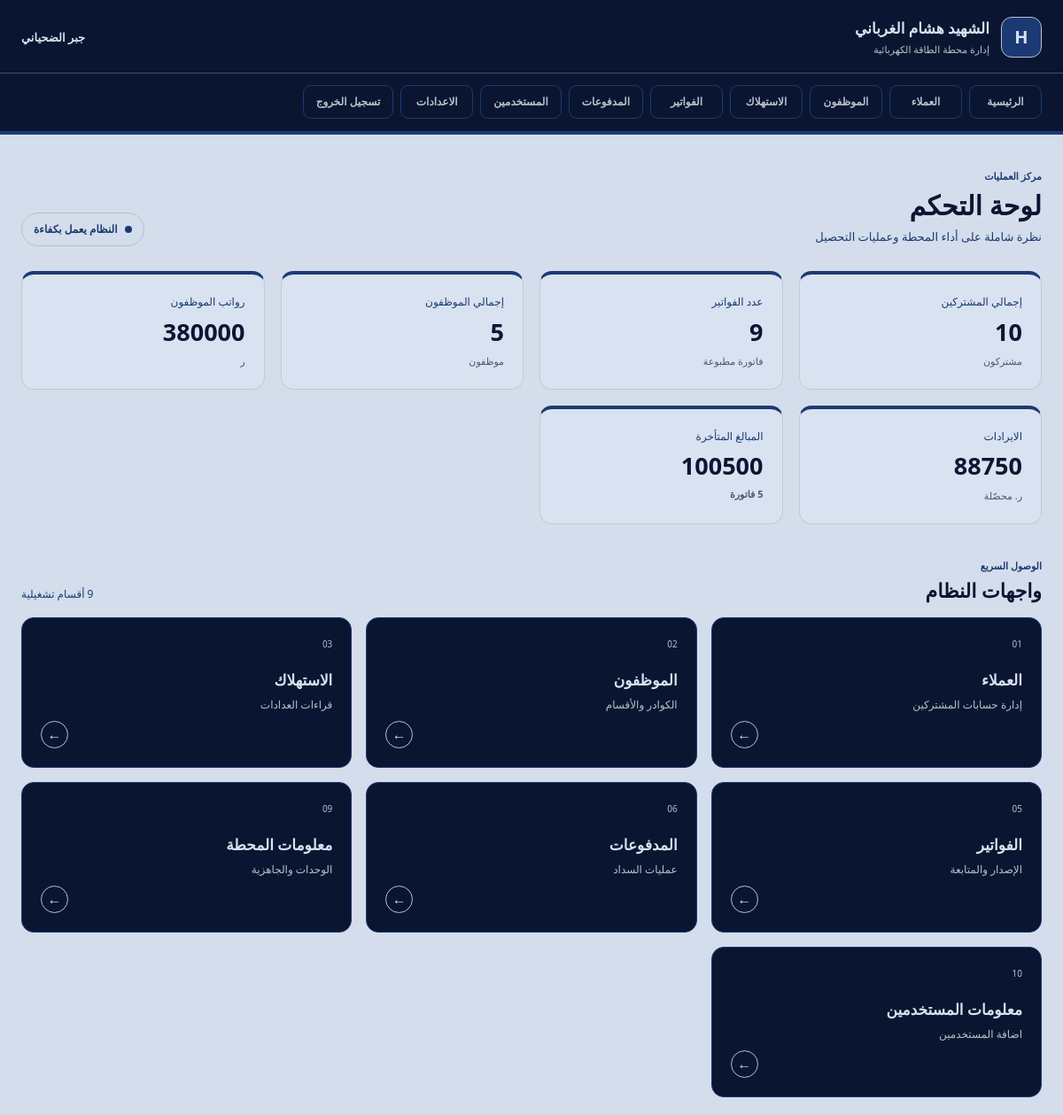
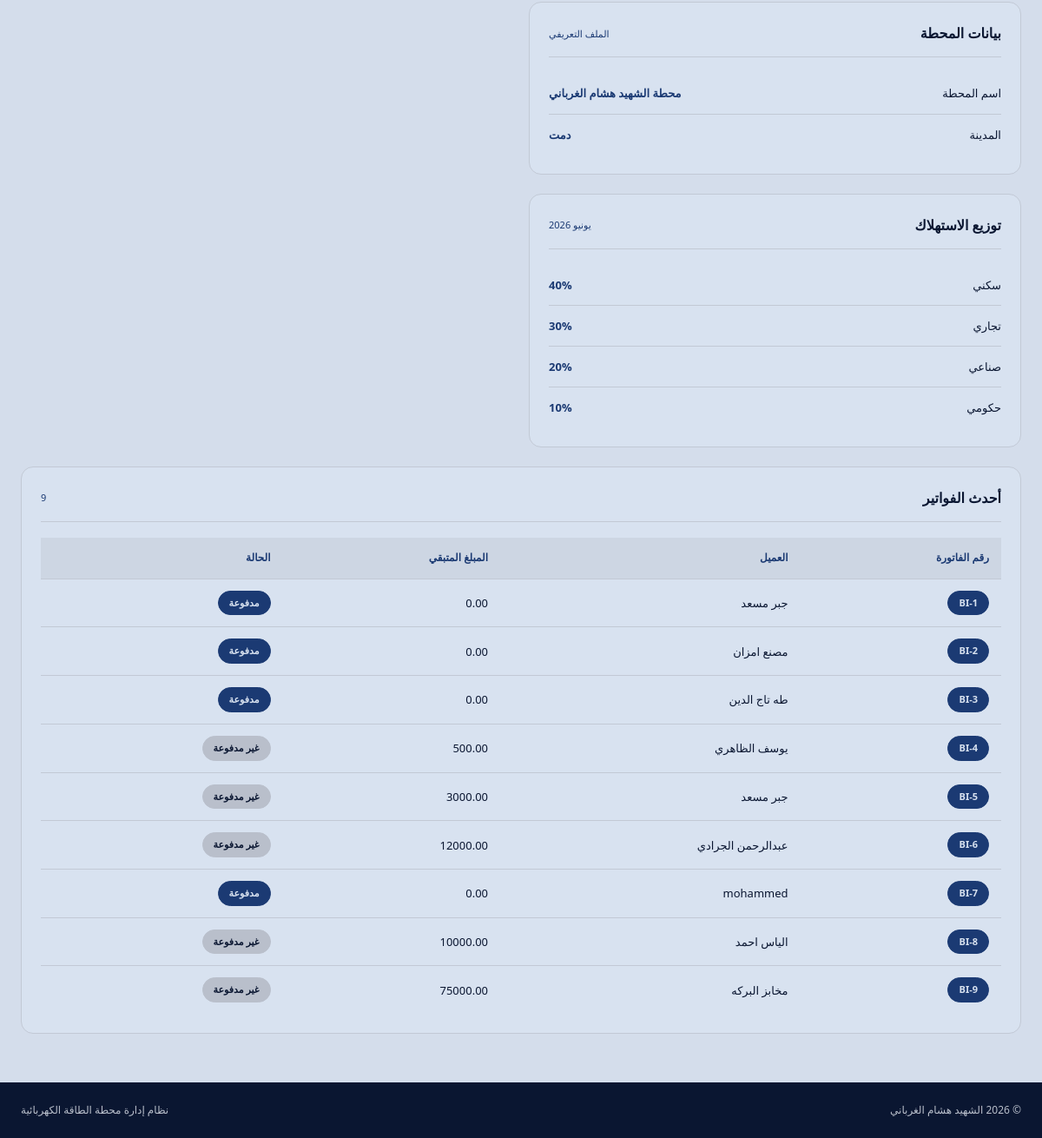
/dashboard.php (signed in), run on the app's committed database (2 pictures, top to bottom).
### tables this page shows
CREATE TABLE `power_station` (
  `station_id` int(11) NOT NULL,
  `name` varchar(100) NOT NULL,
  `location` varchar(255) DEFAULT NULL,
  `capacity_mw` decimal(10,2) NOT NULL
);

CREATE TABLE `bills` (
  `bill_id` int(11) NOT NULL,
  `account_num` varchar(20) NOT NULL,
  `customer_id` int(11) NOT NULL,
  `consumption_id` int(11) NOT NULL,
  `amount` decimal(10,2) NOT NULL,
  `paid_amount` decimal(10,2) DEFAULT 0.00,
  `remaining_amount` decimal(10,2) NOT NULL,
  `status` varchar(20) DEFAULT 'Unpaid',
  `bill_date` date NOT NULL DEFAULT current_timestamp(),
  `period_start` date NOT NULL,
  `period_end` date NOT NULL
);

CREATE TABLE `customers` (
  `customer_id` int(11) NOT NULL,
  `account_number` varchar(20) NOT NULL,
  `name` varchar(100) NOT NULL,
  `address` varchar(255) DEFAULT NULL,
  `customer_type` varchar(20) NOT NULL,
  `created_at` datetime DEFAULT current_timestamp(),
  `Phone` int(20) NOT NULL,
  `Address_details` varchar(200) DEFAULT NULL,
  `statuse` int(2) NOT NULL
);

### classes/clsDateBase.php (called while the page is built, shortened)
<?php
class Database
{
  private $conn="mysql:host=localhost;dbname=power_manager";
  private $user="root";
   private $pass="";
   private $pdo;
   public function __construct()
   {
      $this->pdo=new PDO($this->conn,$this->user,$this->pass);
   }
     public function SelectRowCount($Value):int
   {
          $ss="SELECT * FROM $Value";
          $q=$this->pdo->prepare($ss);
          $q->execute();
        return $q->rowcount();
   }
       public function GetTable($Value):array
   {
          $ss="SELECT * FROM $Value";
          $q=$this->pdo->prepare($ss);
          $q->execute();
        return $q->fetchall(PDO::FETCH_ASSOC);
   }
            public function GetBillsConsumptionWithCustomer():array
   {
          $ss="SELECT
    bills.*,
    bill_id,
    customers.account_number AS customer_account,
    customers.name,
    customers.statuse,
    consumption.account_number AS consumption_account,
    consumption.current_reading,
    consumption.consumption_value,
    consumption.reading_date
FROM bills
INNER JOIN customers
    ON bills.customer_id = customers.customer_id
INNER JOIN consumption
    ON bills.consumption_id = consumption.consumption_id;";
          $q=$this->pdo->prepare($ss);
          $q->execute();
        return $q->fetchall(PDO::FETCH_ASSOC);
   }
}

### dashboard.php (the view, shortened to what this page needs)
<?php
include_once "header.php";
include_once "classes/clsDateBase.php";
    $db=new Database();
    $arr=$db->GetTable('customers');
    $cust_type=[];
    $home=(int)0;
    $shop=(int)0;
    $make=(int)0;
    $gov=(int)0;
    $count=0;
      foreach($arr as $s)
               {
                $count++;
                  if($s['customer_type']=="سكني")
                    {
                        $home++;
                     }
                     if($s['customer_type']=="تجاري")
                    {
                        $shop++;
                    }
                    if($s['customer_type']=="صناعي")
                    {
                        $make++;
                     }
                       if($s['customer_type']=="حكومي")
                    {
                        $gov++;
                     }
                }
                $cust_type['home']=intval(($home/$count)*100);
                $cust_type['shop']=intval(($shop/$count)*100);
                $cust_type['make']=intval(($make/$count)*100);
                $cust_type['gov'] =intval(($gov/$count)*100);
?>
<body>
    <main class="page">
        <div class="wrap">
            <div class="page-header">
                <div>
                    <span class="eyebrow">مركز العمليات</span>
                    <h1>لوحة التحكم</h1>
                    <p>نظرة شاملة على أداء المحطة وعمليات التحصيل</p>
                </div>
                <span class="system-state">
                    <i></i> النظام يعمل بكفاءة
                </span>
            </div>
            <div class="grid g4">
                <article class="stat">
                    <span>إجمالي المشتركين</span>
                    <b>
                        <?php
                       $db=new Database();
              echo $db->SelectRowCount('customers');
                        ?>
                    </b>
                    <small>مشتركون</small>
                </article>
                <article class="stat">
                    <span> عدد الفواتير </span>
                    <b>
                         <?php
                       $db=new Database();
              echo $db->SelectRowCount('bills');
                        ?>
                    </b>
                    <small>فاتورة مطبوعة</small>
                </article>
                   <article class="stat">
                    <span>إجمالي الموظفون</span>
                    <b>
                        <?php
                       $db=new Database();
              echo $db->SelectRowCount('employees');
                        ?>
                    </b>
                    <small>موظفون</small>
                </article>
                     <article class="stat">
                    <span>رواتب الموظفون</span>
                    <b>
                         <?php
                       $db=new Database();
               $pay=$db->GetTable('employees');
               $rev=0;
               foreach($pay as $row)
                {
                    $rev+=$row['salary'];
                    }
                    echo $rev;
                        ?>
                    </b>
                    <small>ر </small>
                </article>
                <article class="stat">
                    <span>الايرادات</span>
                    <b>
                         <?php
                       $db=new Database();
               $pay=$db->GetTable('payments');
               $rev=0;
               foreach($pay as $row)
                {
                    $rev+=$row['amount'];
                    }
                    echo $rev;
                        ?>
                    </b>
                    <small>ر. محصّلة</small>
                </article>
                <article class="stat">
                    <span>المبالغ المتأخرة</span>
                    <b>
                        <?php
                        $db=new Database();
                      $Riding=$db->GetBillsConsumptionWithCustomer();
                      $arrears=0;
                      $bills=0;
                       foreach($Riding as $row)
                        {
                            if($row['remaining_amount']!=0)
                                {
                                    $arrears+=$row['remaining_amount'];
                                    $bills++;
                                }
                        }
                        echo $arrears;
                        echo "<small>$bills  فاتورة</small>";
                       ?>
                    </b>
                </article>
            </div>
            <section class="section-head">
                <div>
                    <span class="eyebrow">الوصول السريع</span>
                    <h2>واجهات النظام</h2>
                </div>
                <span>9 أقسام تشغيلية</span>
            </section>
            <div class="gate-grid">
                <a class="gate" href="customers.php">
                    <small>01</small>
                    <b>العملاء</b>
                    <span>إدارة حسابات المشتركين</span>
                    <i>←</i>
                </a>
                <a class="gate" href="employees.php">
                    <small>02</small>
                    <b>الموظفون</b>
                    <span>الكوادر والأقسام</span>
                    <i>←</i>
                </a>
                <a class="gate" href="consumption.php">
                    <small>03</small>
                    <b>الاستهلاك</b>
                    <span>قراءات العدادات</span>
                    <i>←</i>
                </a>
                <a class="gate" href="invoices.php">
                    <small>05</small>
                    <b>الفواتير</b>
                    <span>الإصدار والمتابعة</span>
                    <i>←</i>
                </a>
                <a class="gate" href="payments.php">
                    <small>06</small>
                    <b>المدفوعات</b>
                    <span>عمليات السداد</span>
                    <i>←</i>
                </a>
                <a class="gate" href="station.php">
                    <small>09</small>
                    <b>معلومات المحطة</b>
                    <span>الوحدات والجاهزية</span>
                    <i>←</i>
                </a>
                     <a class="gate" href="add_user.php">
                    <small>10</small>
                    <b> معلومات المستخدمين</b>
                    <span> اضافة المستخدمين</span>
                    <i>←</i>
                </a>
            </div>
              <div class="grid g2 mt">
                <section class="card">
                    <div class="card-title">
                        <h2>بيانات المحطة</h2>
                        <span>الملف التعريفي</span>
                    </div>
                    <div class="rows">
                        <div>
                            <span>اسم المحطة</span>
                            <b>  <?php
                    $db=new Database();
                    $arr=$db->GetTable('power_station');
                    foreach($arr as $s)
                        {
                        echo $s['name'];
                    }
                    ?> </b>
                        </div>
                        <div>
                            <span>المدينة</span>
                            <b> <?php
                    $db=new Database();
                    $arr=$db->GetTable('power_station');
                    foreach($arr as $s)
                        {
                        echo $s['location'];
                    }
                    ?></b>
                        </div>
                    </div>
                </section>
            </div>
            <div class="grid g2 mt">
                <section class="card">
                    <div class="card-title">
                        <h2>توزيع الاستهلاك</h2>
                        <span>يونيو 2026</span>
                    </div>
                    <div class="rows">
                        <div>
                            <span>سكني</span>
                            <b>
                                <?php
                                echo  $cust_type['home']."%";
                                ?>
                            </b>
                        </div>
                        <div>
                            <span>تجاري</span>
                            <b>   <?php
                                echo  $cust_type['shop']."%";
                                ?></b>
                        </div>
                        <div>
                            <span>صناعي</span>
                            <b>   <?php
                                echo  $cust_type['make']."%";
                                ?></b>
                        </div>
                        <div>
                            <span>حكومي</span>
                            <b>   <?php
                                echo  $cust_type['gov']."%";
                                ?></b>
                        </div>
                    </div>
                </section>
            </div>
            <section class="card mt">
                <div class="card-title">
                    <h2>أحدث الفواتير</h2>
                   <span> <?php
                       $db=new Database();
              echo $db->SelectRowCount('bills');
                        ?></span>
                </div>
                <div class="table-wrap">
                    <table>
                        <thead>
                            <tr>
                                <th>رقم الفاتورة</th>
                                <th>العميل</th>
                                <th>المبلغ المتبقي</th>
                                <th>الحالة</th>
                            </tr>
                        </thead>
                        <tbody>
                                  <?php
                        $db=new Database();
                      $Riding=$db->GetBillsConsumptionWithCustomer();
                       foreach($Riding as $row)
                        {
                            echo "<tr>";
                         echo "<td><span class='badge badge-on'> ".$row["account_num"]." </span></td>";
                         echo "<td>".$row["name"]."</td>";
                         echo "<td>".$row["remaining_amount"]."</td>";
                           if($row["status"]==0)
                            {
                              echo "<td><span class='badge badge-off'>غير مدفوعة</span> </td>";
                            }
                         elseif($row["status"]==1)
                         {
                                echo "<td><span class='badge badge-on'>مدفوعة</span> </td>";
                         }
                            echo "</tr>";
                            }
                        ?>
                        </tbody>
                    </table>
                </div>
            </section>
        </div>
    </main>
<?php
include_once "footer.php";
?>
</body>
</html>

### data on the page
power_station: name "محطة الشهيد هشام الغرباني", location "دمت"
bills: account_num "BI-1", customer.name "جبر مسعد", remaining_amount "0.00", status "مدفوعة"
bills: account_num "BI-2", customer.name "مصنع امزان", remaining_amount "0.00", status "مدفوعة"
bills: account_num "BI-3", customer.name "طه تاج الدين", remaining_amount "0.00", status "مدفوعة"
bills: account_num "BI-4", customer.name "يوسف الظاهري", remaining_amount "500.00", status "غير مدفوعة"
bills: account_num "BI-5", customer.name "جبر مسعد", remaining_amount "3000.00", status "غير مدفوعة"
bills: account_num "BI-6", customer.name "عبدالرحمن الجرادي", remaining_amount "12000.00", status "غير مدفوعة"
bills: account_num "BI-7", customer.name "mohammed", remaining_amount "0.00", status "مدفوعة"
bills: account_num "BI-8", customer.name "الياس احمد", remaining_amount "10000.00", status "غير مدفوعة"
bills: account_num "BI-9", customer.name "مخابز البركه", remaining_amount "75000.00", status "غير مدفوعة"

### other printed values
$_SESSION['name'] "جبر الضحياني"
$db->SelectRowCount('customers') "10"
$db->SelectRowCount('bills') "9"
$db->SelectRowCount('employees') "5"
$rev "380000"
$rev "88750"
$arrears "100500"
$bills "5"
$cust_type['home'] "40"
$cust_type['shop'] "30"
$cust_type['make'] "20"
$cust_type['gov'] "10"
